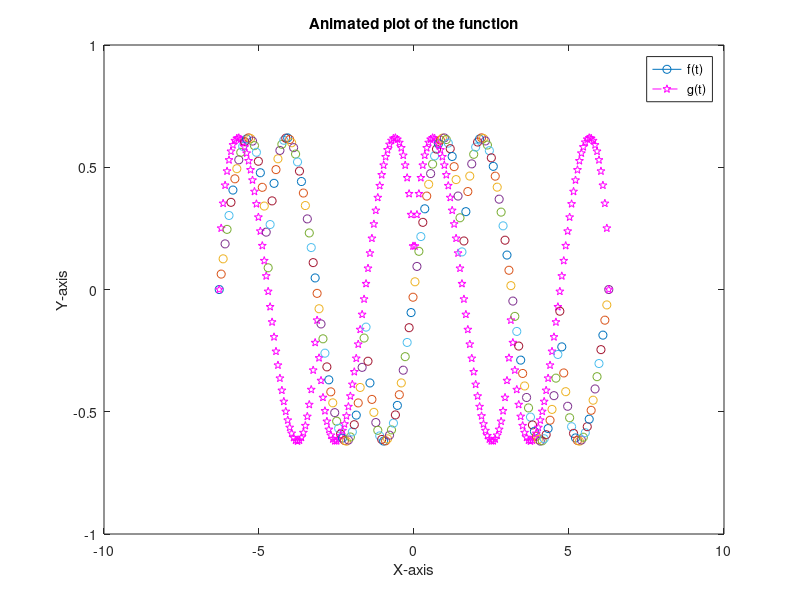

MATLAB code for this plot:
% Plot_EX29.m
for t=linspace(-2*pi, 2*pi, 200)
    f=sin(t)*sqrt(abs(cos(t)));
    g=cos(t)*sqrt(abs(sin(t))); drawnow
    plot(t,f, 'o-',t, g, 'mp--')
    hold all % used for colorful markers
end
title('Animated plot of the function')
xlabel('X-axis'); ylabel('Y-axis'); legend('f(t)', 'g(t)')
